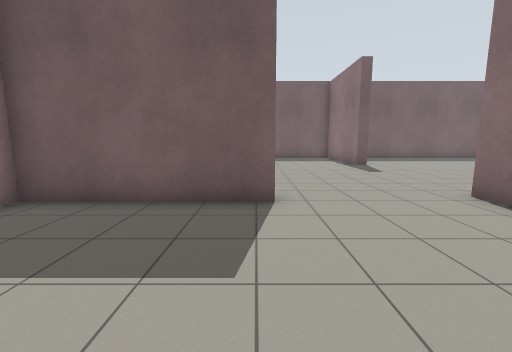
[1] (above)

14 first-person views from a walk through a Gazebo world. The camera is 1.2 m above the floor, tilts 8° down and sees 90° across. The floor is counted in squares, 1 m on a side. Each view is taken from the middle of a square. On the plan, view 1 faces up. The plan holds only what a view shows up to about 12 squares ahead; the rest is blank.

[2]
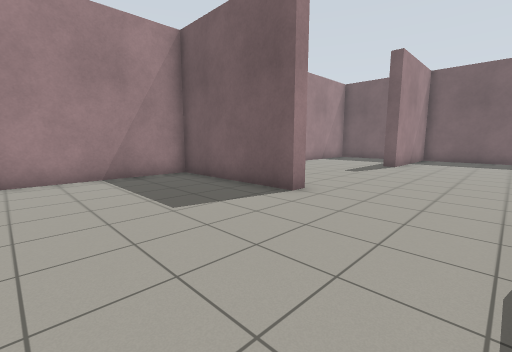

[3]
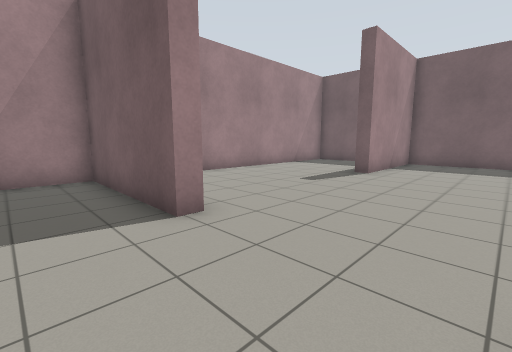

[4]
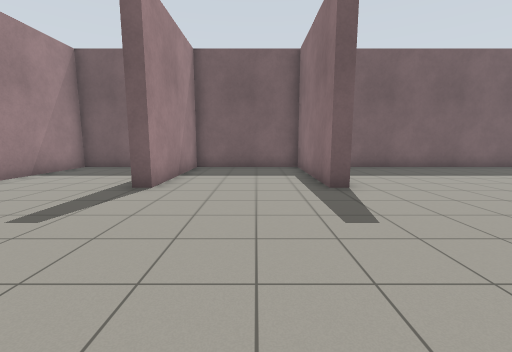

[5]
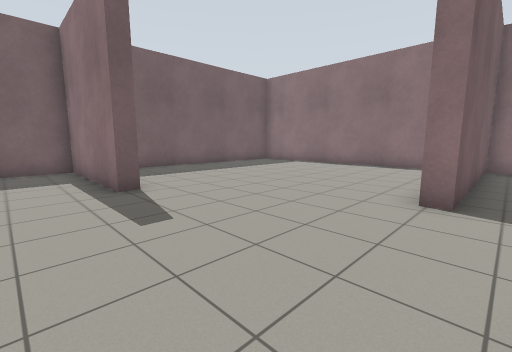

[6]
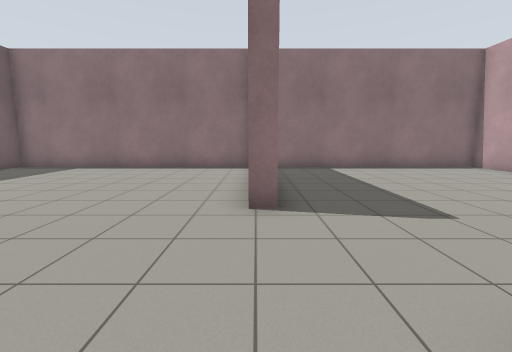

[7]
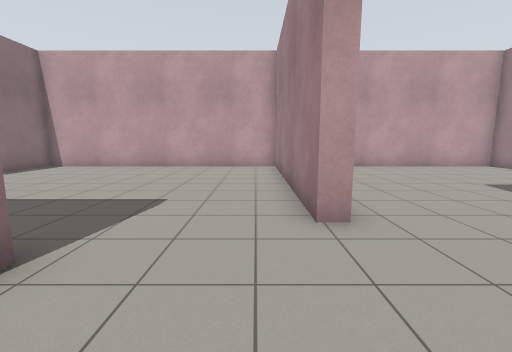

[8]
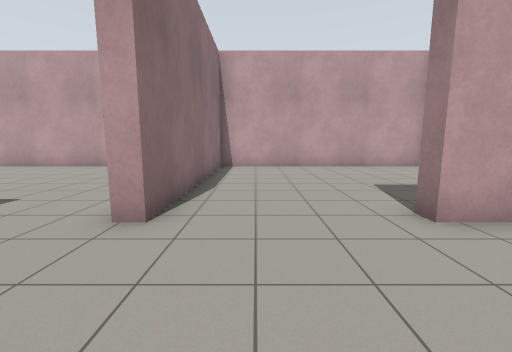

[9]
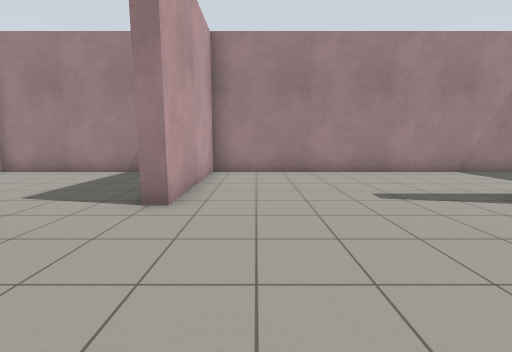

[10]
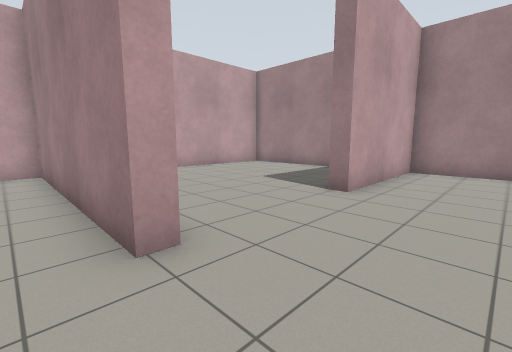

[11]
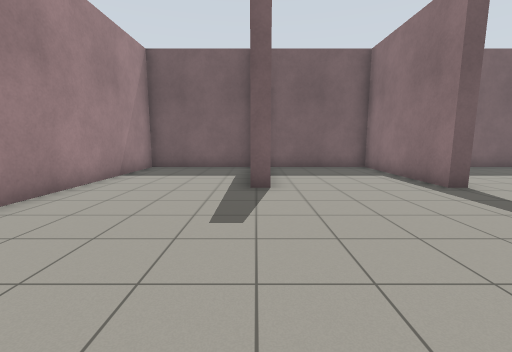

[12]
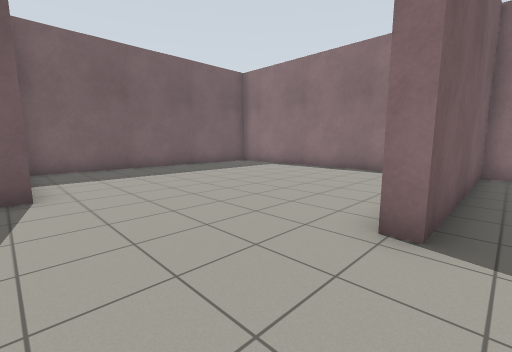

[13]
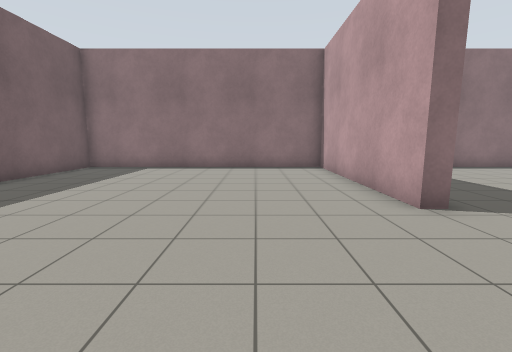

[14]
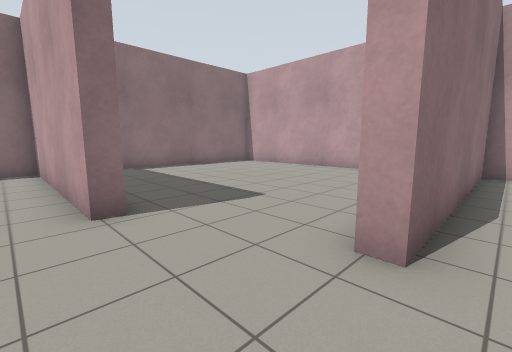

### Floor plan
Ten units are one square. View 1 is at (0, 0); x grows to the right and y downward. Boxes are objects, and circles mark ways between rooms. Rooms are numbered by the first view taken in them; rooms with no view inside come last. Other rooms are left out.
<svg viewBox="-51 -179 210 210">
<path fill="none" stroke="#000" d="M54 -124 49 -124 49 -174 4 -174 4 -124 -2 -124M84 -66 84 -71 154 -71 154 -174 56 -174M-1 -174 -46 -174 -46 -54 4 -54 4 -49 -46 -49 -46 26 46 26 46 -54 51 -54M51 -54 51 26 154 26 154 -66 84 -66"/>
<circle cx="70" cy="-57" r="3" fill="#2a7"/>
<text x="40" y="-90">1</text>
<text x="110" y="-20">2</text>
</svg>
Room 1 opens to room 2.

Where each view was taken, in squares from view 1:
view 1: 0 up, 0 right, facing up
view 2: 0 up, 4 right, facing up-left
view 3: 3 up, 4 right, facing up-left
view 4: 6 up, 3 right, facing up
view 5: 6 up, 3 right, facing up-right
view 6: 7 up, 4 right, facing right
view 7: 9 up, 6 right, facing down
view 8: 9 up, 3 right, facing down
view 9: 7 up, 5 right, facing left
view 10: 8 up, 6 right, facing down-left
view 11: 6 up, 0 right, facing up
view 12: 6 up, 5 right, facing up-right
view 13: 10 up, 4 right, facing right
view 14: 8 up, 4 right, facing down-right
